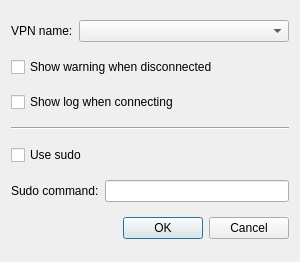
<?xml version="1.0" encoding="UTF-8"?>
<ui version="4.0">
 <class>QOpenVPNSettings</class>
 <widget class="QDialog" name="QOpenVPNSettings">
  <property name="geometry">
   <rect>
    <x>0</x>
    <y>0</y>
    <width>300</width>
    <height>262</height>
   </rect>
  </property>
  <property name="windowTitle">
   <string>QOpenVPN Settings</string>
  </property>
  <layout class="QGridLayout" name="gridLayout">
   <item row="0" column="1" colspan="2">
    <widget class="QComboBox" name="vpnNameComboBox"/>
   </item>
   <item row="5" column="0" colspan="2">
    <widget class="QCheckBox" name="sudoCheckBox">
     <property name="text">
      <string>Use sudo</string>
     </property>
    </widget>
   </item>
   <item row="0" column="0">
    <widget class="QLabel" name="label">
     <property name="text">
      <string>VPN name:</string>
     </property>
    </widget>
   </item>
   <item row="3" column="0" colspan="3">
    <widget class="Line" name="line_2">
     <property name="orientation">
      <enum>Qt::Horizontal</enum>
     </property>
    </widget>
   </item>
   <item row="7" column="0" colspan="2">
    <widget class="QLabel" name="label_2">
     <property name="text">
      <string>Sudo command:</string>
     </property>
    </widget>
   </item>
   <item row="8" column="0" colspan="3">
    <widget class="QDialogButtonBox" name="buttonBox">
     <property name="orientation">
      <enum>Qt::Horizontal</enum>
     </property>
     <property name="standardButtons">
      <set>QDialogButtonBox::Cancel|QDialogButtonBox::Ok</set>
     </property>
    </widget>
   </item>
   <item row="1" column="0" colspan="3">
    <widget class="QCheckBox" name="warningCheckBox">
     <property name="text">
      <string>Show warning when disconnected</string>
     </property>
    </widget>
   </item>
   <item row="7" column="2">
    <widget class="QLineEdit" name="sudoCommandEdit"/>
   </item>
   <item row="2" column="0" colspan="3">
    <widget class="QCheckBox" name="showlogCheckBox">
     <property name="text">
      <string>Show log when connecting</string>
     </property>
    </widget>
   </item>
  </layout>
 </widget>
 <tabstops>
  <tabstop>vpnNameComboBox</tabstop>
  <tabstop>warningCheckBox</tabstop>
  <tabstop>sudoCheckBox</tabstop>
  <tabstop>sudoCommandEdit</tabstop>
  <tabstop>buttonBox</tabstop>
 </tabstops>
 <resources/>
 <connections>
  <connection>
   <sender>buttonBox</sender>
   <signal>accepted()</signal>
   <receiver>QOpenVPNSettings</receiver>
   <slot>accept()</slot>
   <hints>
    <hint type="sourcelabel">
     <x>252</x>
     <y>144</y>
    </hint>
    <hint type="destinationlabel">
     <x>157</x>
     <y>183</y>
    </hint>
   </hints>
  </connection>
  <connection>
   <sender>buttonBox</sender>
   <signal>rejected()</signal>
   <receiver>QOpenVPNSettings</receiver>
   <slot>reject()</slot>
   <hints>
    <hint type="sourcelabel">
     <x>269</x>
     <y>144</y>
    </hint>
    <hint type="destinationlabel">
     <x>286</x>
     <y>183</y>
    </hint>
   </hints>
  </connection>
 </connections>
</ui>
